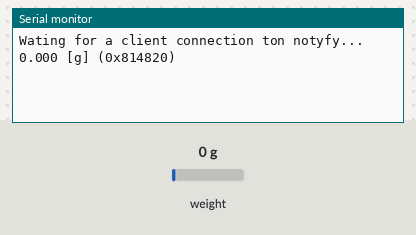
Recording of a sketch running on a simulated ESP32. Shown: the last lines printed to the serial monitor. Wiring (inferred from the names in the program): HX711 load-cell converter: data GPIO 32; SCK GPIO 33. Inputs (shaded band) come from the test bench; at power-on: weight on the scale 0 g. Nothing arrives over Bluetooth unless stated; a phone connects over Bluetooth LE 3 s after start.

Above: at 4.2 s.
4.3 s: weight on the scale set to 100 g
At 4.3 s:
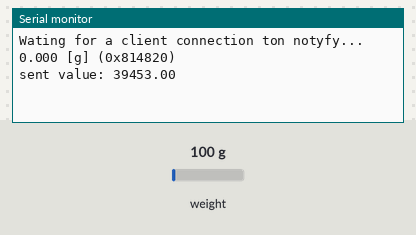
7.3 s: weight on the scale set to 1250 g
At 8.6 s:
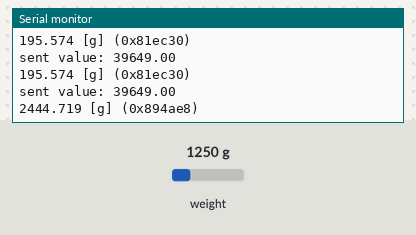
10.3 s: weight on the scale set to 2500 g
At 10.8 s:
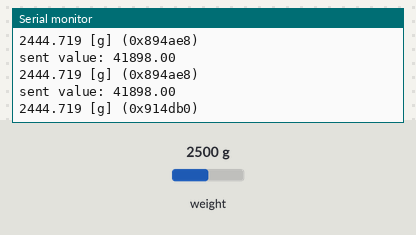
12.9 s: weight on the scale set to 4900 g
At 14.1 s:
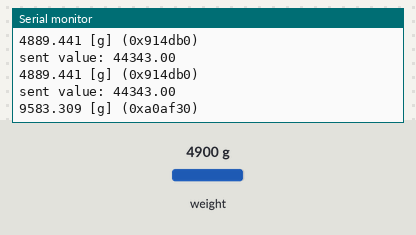
Timing chart, 0 to 15.9 s (numbered marks = the images above; inputs shaded):
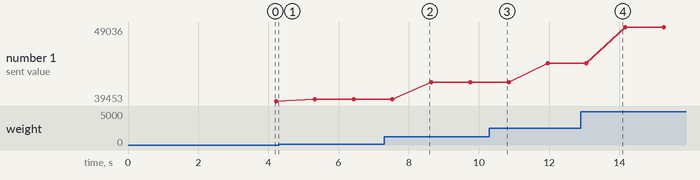

The sketch:

randomValue.ino
```cpp
#include <BLEDevice.h>
#include <BLEUtils.h>
#include <BLEServer.h>
#include <BLE2902.h>
#include <Arduino.h>


void AE_HX711_Init(void);
void AE_HX711_Reset(void);
long AE_HX711_Read(void);
long AE_HX711_Averaging(long adc,char num);
float AE_HX711_getGram(char num);

BLECharacteristic *pCharacteristic;
bool deviceConnected = false;
int txValue = 0;

#define pin_dout  32
#define pin_slk   33
#define OUT_VOL   0.002f      //定格出力 [V]
#define LOAD      20000.0f    //定格容量 [g]
#define SERVICE_UUID        "21a03e20-cd8a-4a1b-9cb0-f5320ebe873a"
#define CHARACTERISTIC_UUID "476665e7-7dfb-4ab0-8b82-ec59e6a1f37a"

float offset;

class MyServerCallbacks: public BLEServerCallbacks {
  void onConnect(BLEServer* pServer) {
    deviceConnected = true;
  };

  void onDisconnect(BLEServer* pServer) {
    deviceConnected = false;
  }
};

void setup() {
 Serial.begin(9600);

 BLEDevice::init("ESP32");

 BLEServer *pServer = BLEDevice::createServer();
 pServer->setCallbacks(new MyServerCallbacks());

 BLEService *pService = pServer->createService(SERVICE_UUID);

 pCharacteristic = pService->createCharacteristic(
                    CHARACTERISTIC_UUID,
                    BLECharacteristic::PROPERTY_NOTIFY
                   );

 pCharacteristic->addDescriptor(new BLE2902());

 pService->start();

 pServer->getAdvertising()->start();
 Serial.println("Wating for a client connection ton notyfy...");

  AE_HX711_Init();
  AE_HX711_Reset();
  offset = AE_HX711_getGram(30);
}

void loop() {
  if (deviceConnected) {
    float data;
    char S1[20];
    char s[20];
    data = AE_HX711_getGram(5);
    sprintf(S1,"%s [g] (0x%4x)",dtostrf((data-offset), 5, 3, s),AE_HX711_Read());
    Serial.println(S1);
    delay(500);

    txValue = data;
//    txValue = random(-10, 20);

    char txString[8];
    dtostrf(txValue, 1, 2, txString);

    pCharacteristic->setValue(txString);

    pCharacteristic->notify();

    Serial.println("sent value: " + String(txString));


  }

}
void AE_HX711_Init(void)
{
  pinMode(pin_slk, OUTPUT);
  pinMode(pin_dout, INPUT);
}

void AE_HX711_Reset(void)
{
  digitalWrite(pin_slk,1);
  delayMicroseconds(100);
  digitalWrite(pin_slk,0);
  delayMicroseconds(100);
}

long AE_HX711_Read(void)
{
  long data=0;
  while(digitalRead(pin_dout)!=0);
  delayMicroseconds(10);
  for(int i=0;i<24;i++)
  {
    digitalWrite(pin_slk,1);
    delayMicroseconds(5);
    digitalWrite(pin_slk,0);
    delayMicroseconds(5);
    data = (data<<1)|(digitalRead(pin_dout));
  }
  //Serial.println(data,HEX);
  digitalWrite(pin_slk,1);
  delayMicroseconds(10);
  digitalWrite(pin_slk,0);
  delayMicroseconds(10);
  return data^0x800000;
}


long AE_HX711_Averaging(long adc,char num)
{
  long sum = 0;
  for (int i = 0; i < num; i++) sum += AE_HX711_Read();
  return sum / num;
}

float AE_HX711_getGram(char num)
{
  #define HX711_R1  20000.0f
  #define HX711_R2  8200.0f
  #define HX711_VBG 1.25f
  #define HX711_AVDD      4.2987f//(HX711_VBG*((HX711_R1+HX711_R2)/HX711_R2))
  #define HX711_ADC1bit   HX711_AVDD/16777216 //16777216=(2^24)
  #define HX711_PGA 128
  #define HX711_SCALE     (OUT_VOL * HX711_AVDD / LOAD *HX711_PGA)

  float data;

  data = AE_HX711_Averaging(AE_HX711_Read(),num)*HX711_ADC1bit;
  //Serial.println( HX711_AVDD);
  //Serial.println( HX711_ADC1bit);
  //Serial.println( HX711_SCALE);
  //Serial.println( data);
  data =  data / HX711_SCALE;


  return data;
}
```

Measured:
- after the input at 7.3 s, the serial monitor: prints a new line after 0.84 s (image 2)
- after the input at 10.3 s, the serial monitor: prints a new line after 0.05 s (image 3)
- after the input at 12.9 s, the serial monitor: prints a new line after 0.76 s (image 4)
- plotted number 1: 39453 → 39649 after the input at 4.3 s, 39649 → 41898 after the input at 7.3 s, 41898 → 44343 after the input at 10.3 s, 44343 → 49036 after the input at 12.9 s
